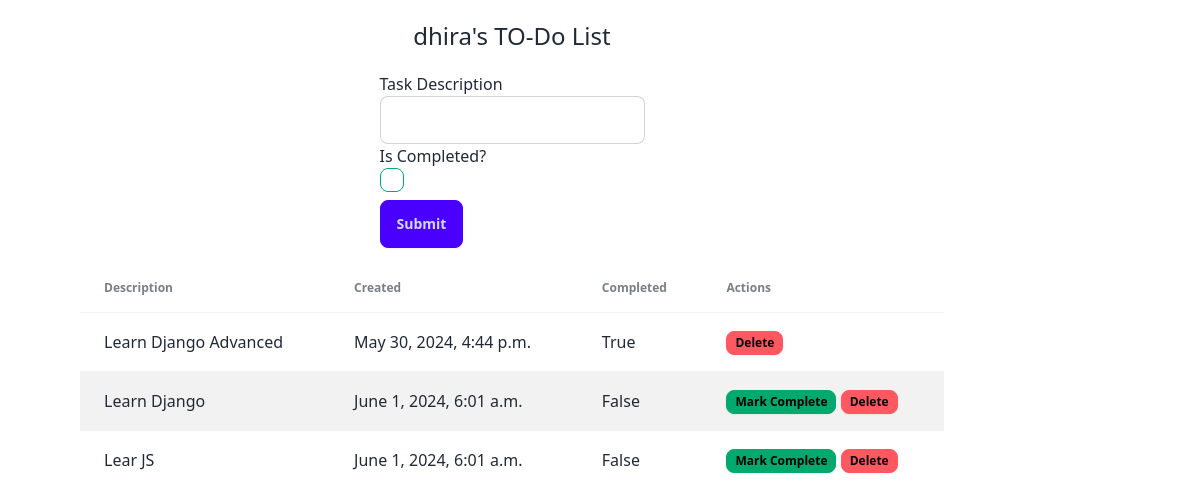
Screenshot of / (signed in) with the database file from the repository.
### core/models.py (models this page shows, shortened)
class User(AbstractUser):
    pass

class Todo(models.Model):
    description = models.CharField(max_length=200)
    is_completed = models.BooleanField(default=False)
    user = models.ForeignKey(User, on_delete = models.CASCADE)
    created_at = models.DateTimeField(auto_now_add = True)

### core/views.py (the view)
# urls.py: path('', views.index, name="index"),
@login_required
def index(request):
    context = {
        'todos':Todo.objects.filter(user=request.user),
        'form':TodoForm()
        }
    return render(request, 'core/index.html', context)

### core/forms.py
class TodoForm(forms.ModelForm):
    class Meta:
        model = Todo
        fields = ('description', 'is_completed')

### core/templates/core/index.html
{% extends 'core/base.html' %}
{% load widget_tweaks %}
{% load partials %}
{% block content %}
<div class="flex flex-col items-center mx-10 md:mx-20">
<h1 class="prose-2xl mb-4">{{ user.username }}'s TO-Do List</h1>
<form class="mb-4"
    hx-post="{% url 'submit-todo' %}"
    hx-target="#todo-table-body"
    hx-swap="beforeend"
    hx-on::after-request="this.reset()">
    <div class="form-control">
        <label for="">Task Description</label>
        {% render_field form.description class="input input-bordered max-w-xs"%}
    </div>
    <div class="form-control">
        <label for="">Is Completed?</label>
        {% render_field form.is_completed class="checkbox checkbox-success"%}
    </div>
    <button class="btn btn-primary mt-2">Submit</button>
</form>
<table class="table table-zebra table-lg">
    <thead>
        <tr>
            <th>Description</th>
            <th>Created</th>
            <th>Completed</th>
            <th>Actions</th>
        </tr>
    </thead>
    <tbody id='todo-table-body'>
    {% for todo in todos %}
        {% partialdef todoitem-partial inline=True %}
            <tr>
                <td>{{ todo.description }}</td>
                <td>{{ todo.created_at }}</td>
                <td>{{ todo.is_completed }}</td>
                <td>
                    {% if not todo.is_completed %}
                        <button class="btn btn-xs btn-success"
                        hx-post="{% url 'complete-todo' todo.pk %}"
                        hx-target="closest tr"
                        hx-swap="outerHTML"
                        >Mark Complete</button>
                    {% endif %}
                    <button class="btn btn-xs btn-error"
                    hx-delete="{% url 'delete-todo' todo.pk %}"
                    hx-on:delete-todo="this.closest('tr').remove()"
                    >Delete</button>
                </td>
            </tr>
        {% endpartialdef %}
    {% endfor %}
    </tbody>
</table>
</div>
{% endblock content %}

### core/templates/core/base.html (shortened to what this page needs)
<!DOCTYPE html>
<html lang="en">
<head>
    <link href="https://cdn.jsdelivr.net/npm/daisyui@4.11.1/dist/full.min.css" rel="stylesheet" type="text/css" />
    <script src="https://cdn.tailwindcss.com?plugins=typography"></script>
</head>
<body hx-headers='{"X-CSRFToken": "{{ csrf_token }}"}'>
    <div class="container mt-4">
    {% block content %}
    {% endblock content %}
    </div>
</body>
</html>

### rows the page displays
User: username "dhira"
Todo: description "Learn Django Advanced", created_at "May 30, 2024, 4:44 p.m.", is_completed "True"
Todo: description "Learn Django", created_at "June 1, 2024, 6:01 a.m.", is_completed "False", shows "Mark Complete"
Todo: description "Lear JS", created_at "June 1, 2024, 6:01 a.m.", is_completed "False", shows "Mark Complete"
